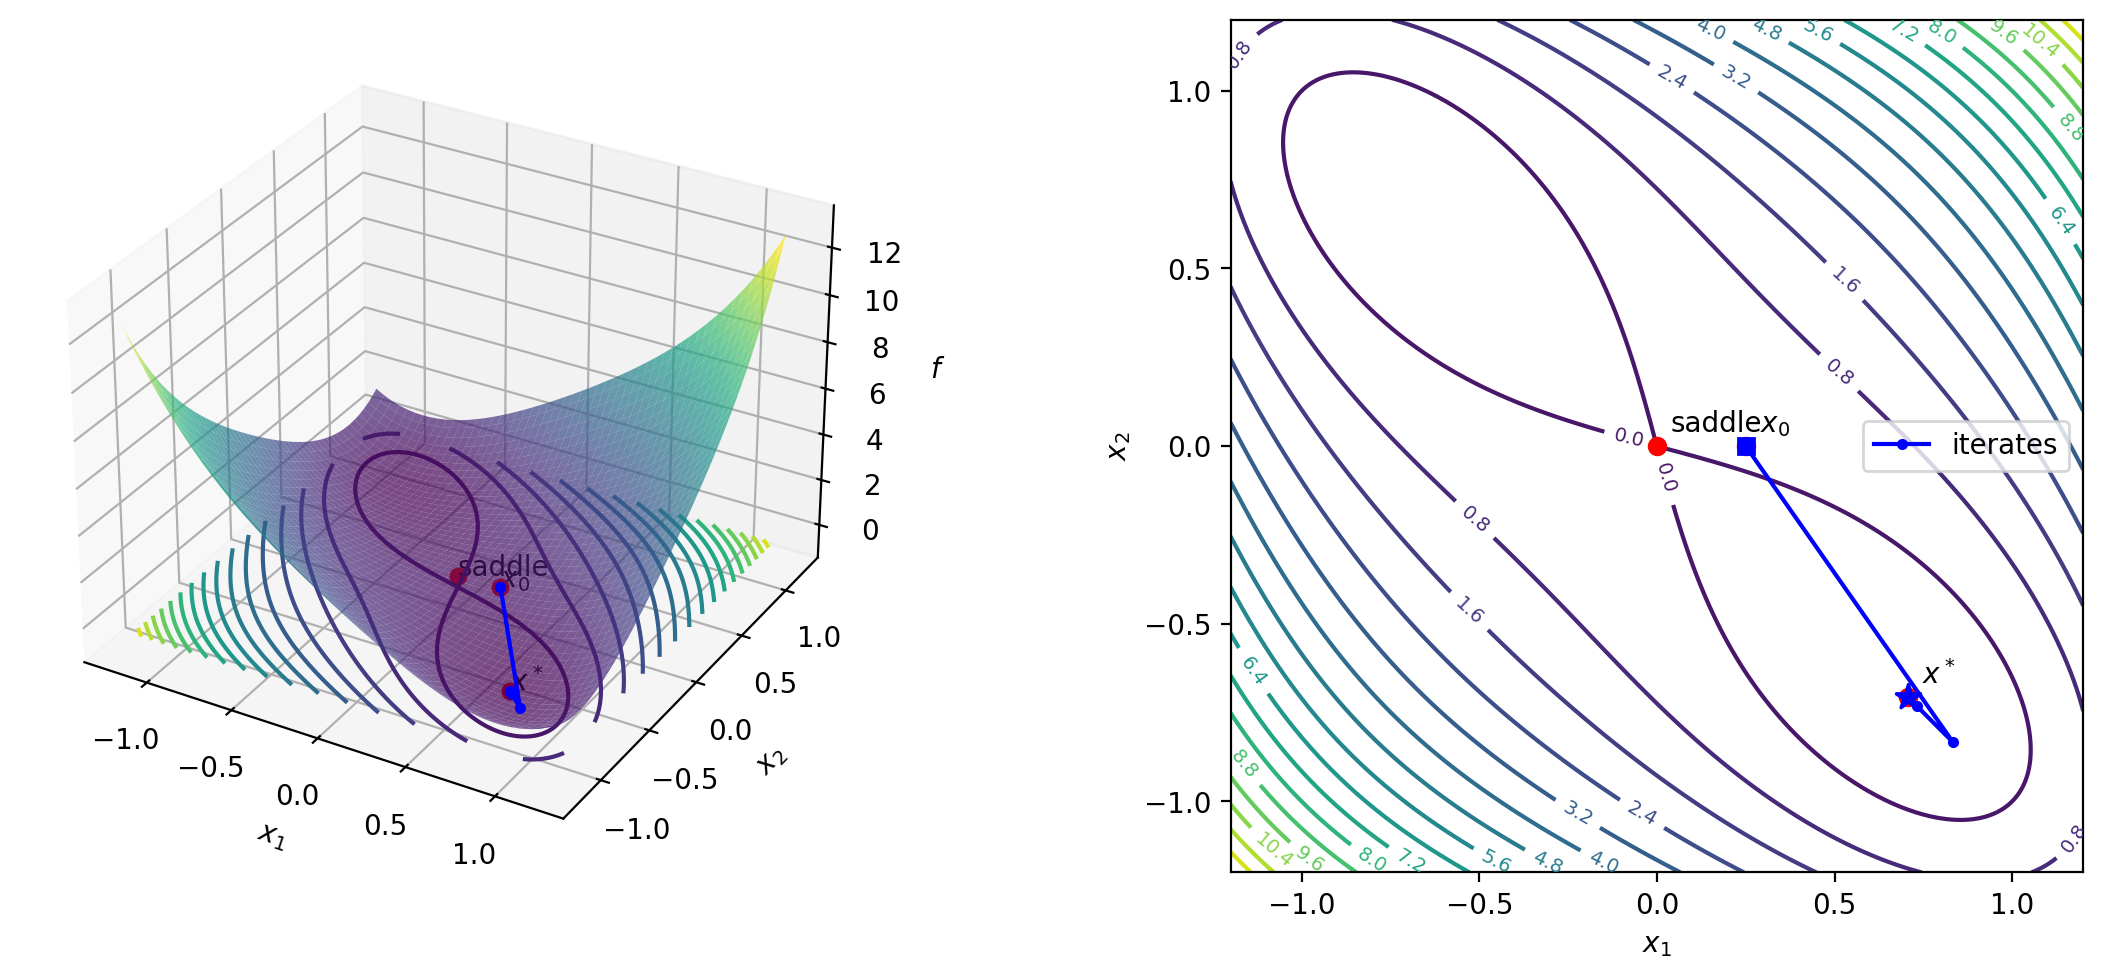

Python code for this plot:
import numpy as np
from newton import modified_newton


if __name__=="__main__":
    # agend=PARCIAL, section=U7, problem=P21, V22

    def f(x): return x[0]**2 + x[1]**2 + 4*x[0]*x[1] + x[0]**4 + x[1]**4
    def df(x): return np.array([2*x[0] + 4*x[1] + 4*x[0]**3, 2*x[1] + 4*x[0] + 4*x[1]**3])
    def d2f(x): return np.array([[2+12*x[0]**2, 4], [4, 2+12*x[1]**2]])

    # f has 2 optimial global point (s1, s2)
    # x0=[-1, 1/4] converges to s1
    # x0=[1/4, 0]  converges to s2
    xk, converged, x_list = modified_newton(f, df, d2f, 
                                            x0=np.array([1/4, 0]), delta=1, epsilon=1e-5, k=100, 
                                            debug=True, collect=True)
    print(xk, converged)


    ## PLOT
    import matplotlib.pyplot as plt
    # Grid on a square neighborhood
    #c, r = np.array([0.3, -0.3]), 0.85
    c, r = np.array([0, 0]), 1.2
    x1 = np.linspace(c[0]-r, c[0]+r, 200)
    x2 = np.linspace(c[1]-r, c[1]+r, 200)
    X1, X2 = np.meshgrid(x1, x2)
    Z = f(np.array([X1, X2]))

    pts = {'$x_0$': np.array([0.25, 0.0]),
           'saddle': np.array([0.0, 0.0]),
           '$x^*$': np.array([1, -1]) / np.sqrt(2)}

    fig = plt.figure(figsize=(12, 5))

    # 3D surface + iterates
    ax = fig.add_subplot(1, 2, 1, projection='3d')
    ax.plot_surface(X1, X2, Z, cmap='viridis', alpha=0.7)
    ax.contour(X1, X2, Z, levels=20, offset=Z.min(), cmap='viridis')
    for lab, p in pts.items():
        ax.scatter(*p, f(p), color='red', s=30)
        ax.text(*p, f(p), lab)
    ax.plot(x_list[:, 0], x_list[:, 1], f(x_list.T), 'b.-', lw=1.5, zorder=10)
    ax.set_xlabel('$x_1$'); ax.set_ylabel('$x_2$'); ax.set_zlabel('$f$')

    # Level curves + iterates
    ax2 = fig.add_subplot(1, 2, 2)
    cs = ax2.contour(X1, X2, Z, levels=20, cmap='viridis')
    ax2.clabel(cs, fontsize=7)
    for lab, p in pts.items():
        ax2.plot(*p, 'ro')
        ax2.annotate(lab, p, textcoords='offset points', xytext=(5, 5))
    ax2.plot(x_list[:, 0], x_list[:, 1], 'b.-', lw=1.5, ms=6, label='iterates')
    ax2.plot(*x_list[0], 'bs')
    ax2.plot(*x_list[-1], 'b*', ms=10)
    ax2.set_xlim(x1[0], x1[-1]); ax2.set_ylim(x2[0], x2[-1])
    ax2.set_aspect('equal')
    ax2.set_xlabel('$x_1$'); ax2.set_ylabel('$x_2$')
    ax2.legend()

    plt.tight_layout()

    plt.savefig("PARTIAL-U7_P21.png", dpi=200, bbox_inches='tight')
    plt.show()
